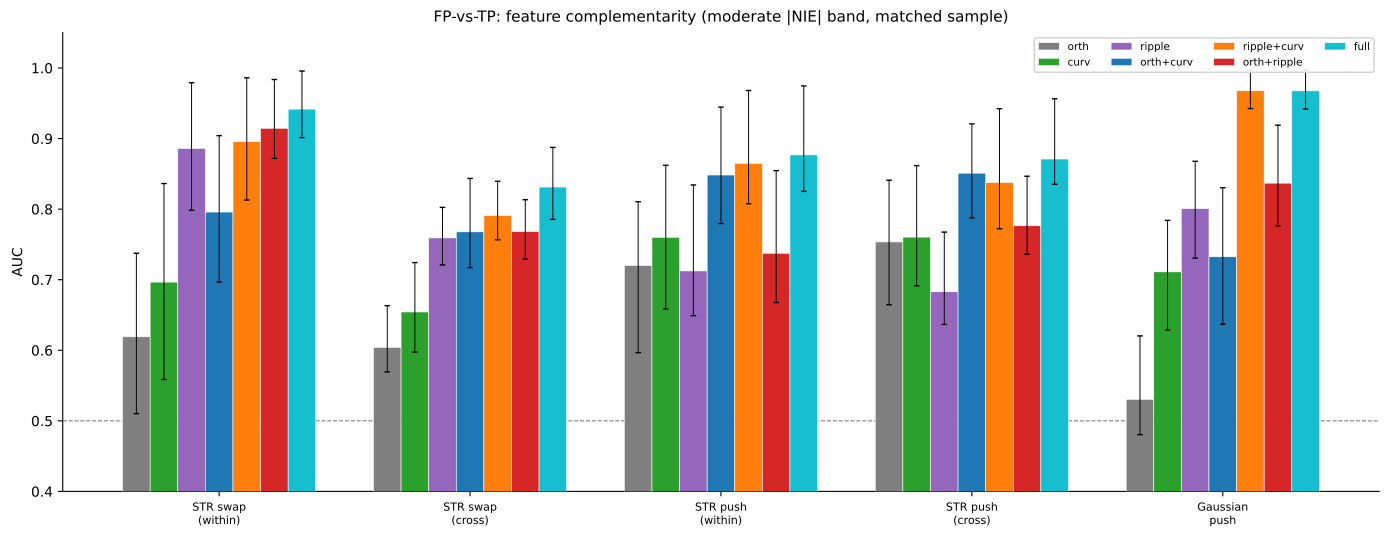

Write Python code to recreate this figure.
"""Fig R — Feature complementarity: curvature is the centerpiece.

Grouped bar chart showing AUC for all nested model combinations.
Demonstrates: curvature lifts orth and ripple (suppression), but
orth and ripple barely lift each other (both magnitude-adjacent).

7 models per strategy:
  1. orth alone
  2. curv alone
  3. ripple block alone
  4. orth + curv           (curvature unlocks orth)
  5. ripple block + curv   (curvature unlocks ripple)
  6. orth + ripple block   (no unlock — both magnitude-adjacent)
  7. orth + curv + ripple  (full model)

FP-vs-TP (moderate |NIE| band), matched sample.

Usage:
    python figures/figR_complementarity_bars.py [--csv PATH]
"""
import argparse, warnings
import numpy as np
import pandas as pd
from sklearn.linear_model import LogisticRegression
from sklearn.metrics import roc_auc_score
import matplotlib
matplotlib.use("Agg")
import matplotlib.pyplot as plt

warnings.filterwarnings("ignore")

BUCKETS = [
    ("STR_swap_within",  "STR swap\n(within)"),
    ("STR_swap_cross",   "STR swap\n(cross)"),
    ("STR_push_within",  "STR push\n(within)"),
    ("STR_push_cross",   "STR push\n(cross)"),
    ("Gaussian_push",    "Gaussian\npush"),
]

RIPPLE_ALL = ["ripple_in_orth", "ripple_off_orth", "ripple_frac", "ripple_xint_in_orth"]

MODELS = [
    (["orth_base"],                          "orth",           "#7f7f7f"),
    (["local_gap_frac"],                     "curv",           "#2ca02c"),
    (RIPPLE_ALL,                             "ripple",         "#9467bd"),
    (["orth_base", "local_gap_frac"],        "orth+curv",      "#1f77b4"),
    (RIPPLE_ALL + ["local_gap_frac"],        "ripple+curv",    "#ff7f0e"),
    (["orth_base"] + RIPPLE_ALL,             "orth+ripple",    "#d62728"),
    (["orth_base", "local_gap_frac"] + RIPPLE_ALL, "full",     "#17becf"),
]


def _strat_bucket(row):
    push = str(row["push_site"]) if pd.notna(row.get("push_site")) else ""
    strategy = str(row["strategy"]) if pd.notna(row.get("strategy")) else ""
    base, target = row.get("base_task"), row.get("target_task")
    within = pd.notna(target) and base == target
    if push == "input":
        return f"STR_swap_{'within' if within else 'cross'}"
    if push == "self":
        return f"{strategy}_self"
    if strategy == "STR":
        return f"STR_push_{'within' if within else 'cross'}"
    return f"{strategy}_push"


def build_moderate_band(df, bucket):
    sub = df[df["bucket"] == bucket].copy()
    ic = sub[sub["in_base_circuit"] == True]
    oc = sub[sub["in_base_circuit"] == False]
    thresholds = ic.groupby("combo")["abs_NIE"].median().to_dict()
    def above(row):
        thr = thresholds.get(row["combo"])
        return thr is not None and pd.notna(row["abs_NIE"]) and row["abs_NIE"] >= thr
    pool = pd.concat([ic, oc])
    pool = pool[pool.apply(above, axis=1)].copy()
    pool_median = pool["abs_NIE"].median()
    pool = pool[pool["abs_NIE"] <= pool_median].copy()
    pool["label"] = (~pool["in_base_circuit"]).astype(float)
    return pool


def zscore(df, feats):
    out = df.copy()
    for f in feats:
        out[f"z_{f}"] = out.groupby("combo")[f].transform(
            lambda s: (s - s.mean()) / (s.std() + 1e-12))
    return out


def fit_auc_boot(clean, y, combos, feats, B=300):
    z = [f"z_{f}" for f in feats]
    X = clean[z].values
    mask = np.all(np.isfinite(X), axis=1)
    X, yy, cc = X[mask], y[mask], combos[mask]
    if len(np.unique(yy)) < 2 or len(yy) < 20:
        return 0.5, 0.5, 0.5
    lr = LogisticRegression(max_iter=2000, C=10.0)
    lr.fit(X, yy)
    auc = roc_auc_score(yy, lr.predict_proba(X)[:, 1])
    rng = np.random.RandomState(0)
    uc = np.unique(cc)
    boots = []
    for _ in range(B):
        idx = np.concatenate([np.where(cc == c)[0] for c in rng.choice(uc, len(uc), replace=True)])
        Xb, yb = X[idx], yy[idx]
        if len(np.unique(yb)) < 2:
            continue
        try:
            lrb = LogisticRegression(max_iter=2000, C=10.0)
            lrb.fit(Xb, yb)
            boots.append(roc_auc_score(yb, lrb.predict_proba(Xb)[:, 1]))
        except Exception:
            continue
    lo = np.percentile(boots, 2.5) if boots else auc
    hi = np.percentile(boots, 97.5) if boots else auc
    return auc, lo, hi


def main():
    ap = argparse.ArgumentParser()
    ap.add_argument("--csv", default="interaction_analysis_ripplefull/rows.csv")
    ap.add_argument("--out", default="figures/figR_complementarity_bars.pdf")
    ap.add_argument("--txt", default="figures/figR_complementarity_bars.txt")
    args = ap.parse_args()

    df = pd.read_csv(args.csv)
    df["bucket"] = df.apply(_strat_bucket, axis=1)

    n_buckets = len(BUCKETS)
    n_models = len(MODELS)
    bar_w = 0.11
    x = np.arange(n_buckets)

    fig, ax = plt.subplots(figsize=(14, 5.5))
    txt_lines = [f"{'strategy':>18s}  {'model':>15s}  {'AUC':>6s}  {'95% CI':>14s}  {'n':>5s}",
                 "-" * 65]

    for mi, (feats, label, color) in enumerate(MODELS):
        aucs, los, his = [], [], []
        for bkey, _ in BUCKETS:
            pool = build_moderate_band(df, bkey)
            all_feats_needed = list(set(["orth_base", "local_gap_frac"] + RIPPLE_ALL))
            pool = zscore(pool, all_feats_needed)
            z_all = [f"z_{f}" for f in all_feats_needed]
            clean = pool.dropna(subset=z_all + ["label", "combo"])
            Xt = clean[z_all].values
            mask = np.all(np.isfinite(Xt), axis=1)
            clean = clean[mask]
            y = clean["label"].values
            combos = clean["combo"].values

            auc, lo, hi = fit_auc_boot(clean, y, combos, feats)
            aucs.append(auc)
            los.append(auc - lo)
            his.append(hi - auc)

            blbl = BUCKETS[[b[0] for b in BUCKETS].index(bkey)][1].replace("\n", " ")
            txt_lines.append(f"{blbl:>18s}  {label:>15s}  {auc:>6.3f}  "
                             f"[{auc - los[-1]:.3f}, {auc + his[-1]:.3f}]  {len(y):>5d}")

        offset = (mi - n_models / 2 + 0.5) * bar_w
        bars = ax.bar(x + offset, aucs, bar_w, yerr=[los, his],
                      label=label, color=color,
                      capsize=2, error_kw={"linewidth": 0.7}, edgecolor="white",
                      linewidth=0.4, zorder=3)

    ax.axhline(0.5, color="grey", ls="--", lw=0.8, zorder=1)
    ax.set_xticks(x)
    ax.set_xticklabels([lbl for _, lbl in BUCKETS], fontsize=8)
    ax.set_ylabel("AUC", fontsize=10)
    ax.set_ylim(0.4, 1.05)
    ax.legend(fontsize=7.5, ncol=4, loc="upper right", framealpha=0.9)
    ax.spines["top"].set_visible(False)
    ax.spines["right"].set_visible(False)
    ax.set_title("FP-vs-TP: feature complementarity (moderate |NIE| band, matched sample)",
                 fontsize=11, pad=8)

    fig.tight_layout()
    fig.savefig(args.out, dpi=200, bbox_inches="tight")
    print(f"Saved {args.out}")

    with open(args.txt, "w") as f:
        f.write("\n".join(txt_lines) + "\n")
    print(f"Saved {args.txt}")


if __name__ == "__main__":
    main()
